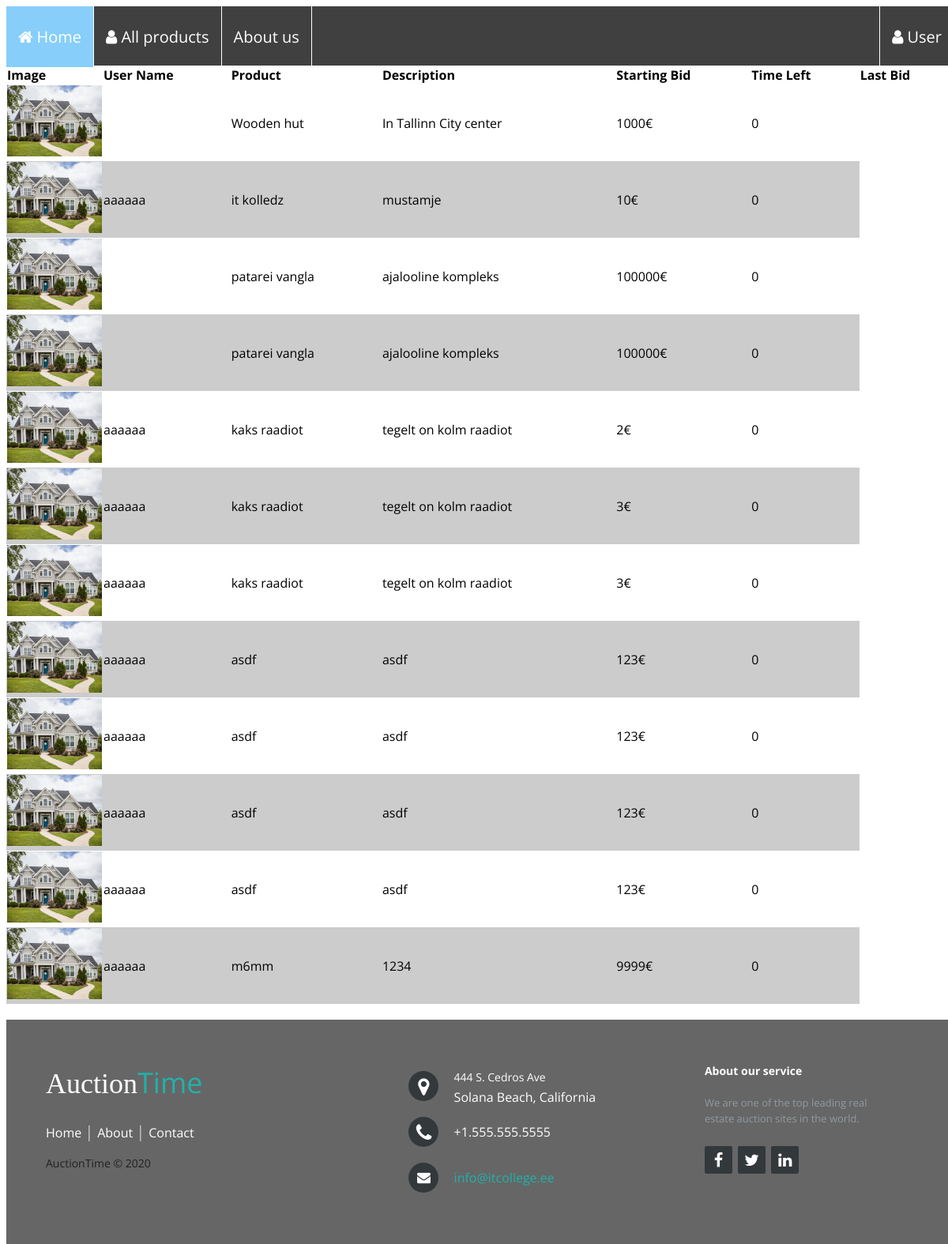
Page /?r=products on the earlier database version.
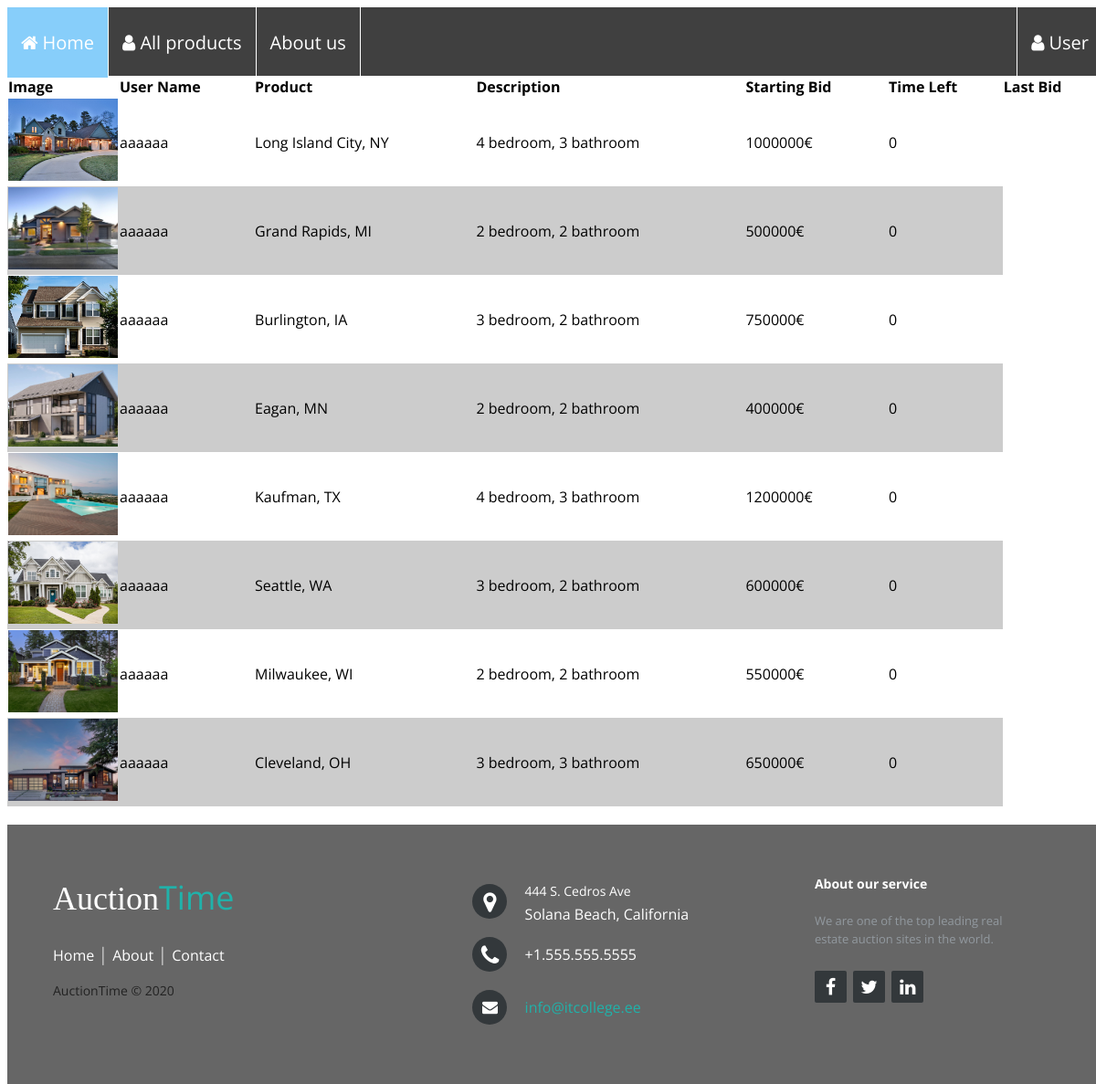
Same page on the later database version.
### tables this page shows
CREATE TABLE `auction` (
  `id` int(11) NOT NULL,
  `user_id` int(11) DEFAULT NULL,
  `title` varchar(255) NOT NULL,
  `description` text NOT NULL,
  `startingbid` decimal(10,0) NOT NULL,
  `inserted` timestamp NOT NULL DEFAULT current_timestamp()
);

CREATE TABLE `users` (
  `id` int(11) NOT NULL,
  `username` varchar(16) NOT NULL,
  `email` varchar(255) NOT NULL,
  `phone` varchar(20) DEFAULT NULL,
  `password` varchar(255) NOT NULL
);

CREATE TABLE `image` (
  `id` int(11) NOT NULL,
  `auction_id` int(11) NOT NULL,
  `filename` varchar(255) NOT NULL,
  `img_order` int(11) NOT NULL DEFAULT 0
);

### HTML/init.php (called while the page is built, shortened)
<?php
require_once 'sql.php';
require_once 'functions.php';
handle_user();

### HTML/index.php (called while the page is built)
<?php
require_once 'init.php';

### HTML/sql.php (called while the page is built, shortened)
<?php
function getAuctions(Mysqli $mysqli) {
    $sql = 'SELECT a.`id`, `title`, `description`, `startingbid`, u.`username` FROM `auction` a LEFT JOIN `users` u ON a.user_id = u.id;';
    $stmt = $mysqli->prepare($sql);
    $stmt->execute();
    $stmt->bind_result($id, $title, $description, $startingbid, $username);
    $return = [];
    while ($stmt->fetch()) {
        $return[] = [
            'id' => $id,
            'username' => $username,
            'title' => $title,
            'desc' => $description,
            'startingbid' => $startingbid,
        ];
    }
    return $return;
}
function getFirstImageFilenameByAuction(Mysqli $mysqli, $auction_id)
{
    $sql = 'SELECT `filename` FROM `image` i LEFT JOIN `auction` a ON i.auction_id = a.id WHERE a.id = ?;';
    $stmt = $mysqli->prepare($sql);
    $stmt->bind_param('i', $auction_id);
    $stmt->execute();
    $stmt->bind_result($image_filename);
    return $image_filename;
}

### HTML/templates/products.php (the view, shortened to what this page needs)
<?php
require_once 'header.php';
?>
<table class="products">
    <tr><th>image</th><th>user name</th><th>product</th><th>description</th><th>starting bid</th><th>time left</th><th>Last bid</th><th></th></tr>
    <?php
    foreach (getAuctions($db) as $row) {
        echo '<tr><td><img src="' . getFirstAuctionImage($row['id']) . '"/></td><td>' . $row['username'] . '</td><td>' . $row['title'] . '</td><td>' . $row['desc'] . '</td><td>' . $row['startingbid'] . '€</td><td id="timeleft-' . $row['id'] . '">0</td></tr>';
    }
    ?>
</table>
<?php
require_once 'footer.php';

### HTML/functions.php (shortened to what this page needs)
<?php
function routeExists($route)
{
    $routes = [
        'login',
        'logout',
        'register',
        'products',
        'add_auction',
        'when_added',
        'about',
    ];
    if (in_array($route, $routes, true)) {
        return $route;
    }
    die('siin peaks selgelt politsei sekkuma');
}
function getActualRoute()
{
    $route = $_GET['r'];
    if (routeExists($route)) {
        return $route;
    }
}
function getRouteUrl($route)
{
    return '?r=' . routeExists($route);
}
function logged()
{
    return null;
}
function handle_user()
{
    global $conf, $db;
    switch (getActualRoute()) {
        case 'products':
            require_once 'templates/products.php';
            break;
    }
}
function getFirstAuctionImage($auction_id)
{
    global $db;
    $filename = getFirstImageFilenameByAuction($db, $auction_id);
    return $filename ?? 'images/house-1.jpg';
}

### HTML/templates/header.php (shortened to what this page needs)
<!DOCTYPE html>
<html lang="en">
<head>
    <link rel="stylesheet" href="CSS/styles.css">
    <link rel="stylesheet" href="CSS/form_style.css">
    <link rel="stylesheet" href="CSS/about.css">
    <link rel="stylesheet" href="https://maxcdn.bootstrapcdn.com/font-awesome/4.4.0/css/font-awesome.min.css">
</head>
<body>
<div class="header">
    <nav>
        <ul>
            <li style="background-color:lightskyblue"><a class="menu" href="index.php">Home</a></li>
            <li class="dropdown"><a class="menu icon" href="<?= getRouteUrl('products') ?>">All products</a>
                </li>
            <li><a class="menu" href="<?= getRouteUrl('about') ?>">About us</a></li>
            <?php
            $user = logged();
            if ($user) {
                echo '<li class="right dropdown"><a class="menu icon" href="#">' . $user .  '</a>
                        <div class="dropdown-content">
                            <a href="' . getRouteUrl('logout') . '">Log out</a>
                        </div>
                    </li>';
            } else {
                echo '<li class="right dropdown"><a class="menu icon" href="#">User</a>
                        <div class="dropdown-content">
                            <a href="?r=login">Log in</a>
                            <a href="?r=register">Register</a>
                        </div>
                    </li>';
            }
            ?>
        </ul>
    </nav>
</div>

### HTML/templates/footer.php
<footer class="footer-distributed">
    <div class="footer-left">
        <h3>Auction<span>Time</span></h3>
        <p class="footer-links">
            <a href="index.php" class="link-1">Home</a>
            <a href="<?= getRouteUrl('about') ?>">About</a>
            <a href="mailto:info@itcollege.ee">Contact</a>
        </p>
        <p class="footer-company-name">AuctionTime © 2020</p>
    </div>
    <div class="footer-center">
        <div>
            <i class="fa fa-map-marker"></i>
            <p><span>444 S. Cedros Ave</span> Solana Beach, California</p>
        </div>
        <div>
            <i class="fa fa-phone"></i>
            <p>+1.555.555.5555</p>
        </div>
        <div>
            <i class="fa fa-envelope"></i>
            <p><a href="mailto:support@company.com">info@itcollege.ee</a></p>
        </div>
    </div>
    <div class="footer-right">
        <p class="footer-company-about">
            <span>About our service</span>
            We are one of the top leading real estate auction sites in the world.
        </p>
        <div class="footer-icons">
            <a href="#"><i class="fa fa-facebook"></i></a>
            <a href="#"><i class="fa fa-twitter"></i></a>
            <a href="#"><i class="fa fa-linkedin"></i></a>
        </div>
    </div>
</footer>
</body>
</html>

### HTML/CSS/styles.css (style rules this page uses)
@media screen { body { color: black; } }
html, body { box-sizing: border-box; height: 100%; width: 100%; }
.header { height: 75px; }
ul { list-style-type: none; margin: 0; padding: 0; overflow: hidden; font-size: 125%; background-color: #404040; }
li { float: left; border-right: 1px solid white; }
.right { border-left: 1px solid white; float: right; }
li a { display: block; color: white; padding: 15px; }
.menu { text-decoration: none; padding-top: 25px; padding-bottom: 25px; }
li:nth-child(1) a::before { content: '\f015'; color: white; font-family: "FontAwesome"; margin-right: 5px; }
.icon::before { content: '\f007'; color: white; font-family: "FontAwesome"; margin-right: 5px; }
* { font-family: Open Sans; }
.footer-distributed { margin-top: 20px; background: #666; box-shadow: 0 1px 1px 0 rgba(0, 0, 0, 0.12); box-sizing: border-box; width: 100%; text-align: left; font: bold 16px sans-serif; padding: 55px 50px; }
.footer-distributed .footer-left, .footer-distributed .footer-center, .footer-distributed .footer-right { display: inline-block; vertical-align: top; }
.footer-distributed .footer-left { width: 40%; }
.footer-distributed h3 { color: #ffffff; font: normal 36px 'Times New Roman', cursive; margin: 0; }
.footer-distributed h3 span { color: lightseagreen; }
.footer-distributed .footer-links { color: #ffffff; margin: 20px 0 12px; padding: 0; }
.footer-distributed .footer-links a { display:inline-block; line-height: 1.8; font-weight:400; text-decoration: none; color: inherit; }
.footer-distributed .footer-company-name { color: #222; font-size: 14px; font-weight: normal; margin: 0; }
.footer-distributed .footer-center { width: 35%; }
.footer-distributed .footer-center i { background-color: #33383b; color: #ffffff; font-size: 25px; width: 38px; height: 38px; border-radius: 50%; text-align: center; line-height: 42px; margin: 10px 15px; vertical-align: middle; }
.footer-distributed .footer-center i.fa-envelope { font-size: 17px; line-height: 38px; }
.footer-distributed .footer-center p { display: inline-block; color: #ffffff; font-weight:400; vertical-align: middle; margin:0; }
.footer-distributed .footer-center p span { display:block; font-weight: normal; font-size:14px; line-height:2; }
.footer-distributed .footer-center p a { color: lightseagreen; text-decoration: none;; }
.footer-distributed .footer-links a:before { content: "|"; font-weight:300; font-size: 20px; left: 0; color: #fff; display: inline-block; padding-right: 5px; }
.footer-distributed .footer-links .link-1:before { content: none; }
.footer-distributed .footer-right { width: 20%; }
.footer-distributed .footer-company-about { line-height: 20px; color: #92999f; font-size: 13px; font-weight: normal; margin: 0; }
.footer-distributed .footer-company-about span { display: block; color: #ffffff; font-size: 14px; font-weight: bold; margin-bottom: 20px; }
.footer-distributed .footer-icons { margin-top: 25px; }
.footer-distributed .footer-icons a { display: inline-block; width: 35px; height: 35px; cursor: pointer; background-color: #33383b; border-radius: 2px; font-size: 20px; color: #ffffff; text-align: center; line-height: 35px; margin-right: 3px; margin-bottom: 5px; }
.products { width: 100%; border-collapse: collapse; }
.products tr:nth-child(even) { background: #FFF }
.products tr:nth-child(odd) { background: #CCC }
.products tr:first-child { background: #FFF }
.products tr td img { object-fit: cover; object-position: center; width: 120px; height: 90px; }
.products tr th { text-align: left; text-transform: capitalize; }
.products tr th:first-child { width: 120px; }

Differences in the rows shown:
removed auction: title "Wooden hut", description "In Tallinn City center", startingbid "1000"
removed auction: user.username "aaaaaa", title "it kolledz", description "mustamje", startingbid "10"
removed auction: title "patarei vangla", description "ajalooline kompleks", startingbid "100000"
removed auction: title "patarei vangla", description "ajalooline kompleks", startingbid "100000"
removed auction: user.username "aaaaaa", title "kaks raadiot", description "tegelt on kolm raadiot", startingbid "2"
removed auction: user.username "aaaaaa", title "kaks raadiot", description "tegelt on kolm raadiot", startingbid "3"
removed auction: user.username "aaaaaa", title "kaks raadiot", description "tegelt on kolm raadiot", startingbid "3"
removed auction: user.username "aaaaaa", title "asdf", description "asdf", startingbid "123"
removed auction: user.username "aaaaaa", title "asdf", description "asdf", startingbid "123"
removed auction: user.username "aaaaaa", title "asdf", description "asdf", startingbid "123"
removed auction: user.username "aaaaaa", title "asdf", description "asdf", startingbid "123"
removed auction: user.username "aaaaaa", title "m6mm", description "1234", startingbid "9999"
added auction: id.filename (picture), user.username "aaaaaa", title "Long Island City, NY", description "4 bedroom, 3 bathroom", startingbid "1000000"
added auction: id.filename (picture), user.username "aaaaaa", title "Grand Rapids, MI", description "2 bedroom, 2 bathroom", startingbid "500000"
added auction: id.filename (picture), user.username "aaaaaa", title "Burlington, IA", description "3 bedroom, 2 bathroom", startingbid "750000"
added auction: id.filename (picture), user.username "aaaaaa", title "Eagan, MN", description "2 bedroom, 2 bathroom", startingbid "400000"
added auction: id.filename (picture), user.username "aaaaaa", title "Kaufman, TX", description "4 bedroom, 3 bathroom", startingbid "1200000"
added auction: id.filename (picture), user.username "aaaaaa", title "Seattle, WA", description "3 bedroom, 2 bathroom", startingbid "600000"
added auction: id.filename (picture), user.username "aaaaaa", title "Milwaukee, WI", description "2 bedroom, 2 bathroom", startingbid "550000"
added auction: id.filename (picture), user.username "aaaaaa", title "Cleveland, OH", description "3 bedroom, 3 bathroom", startingbid "650000"
